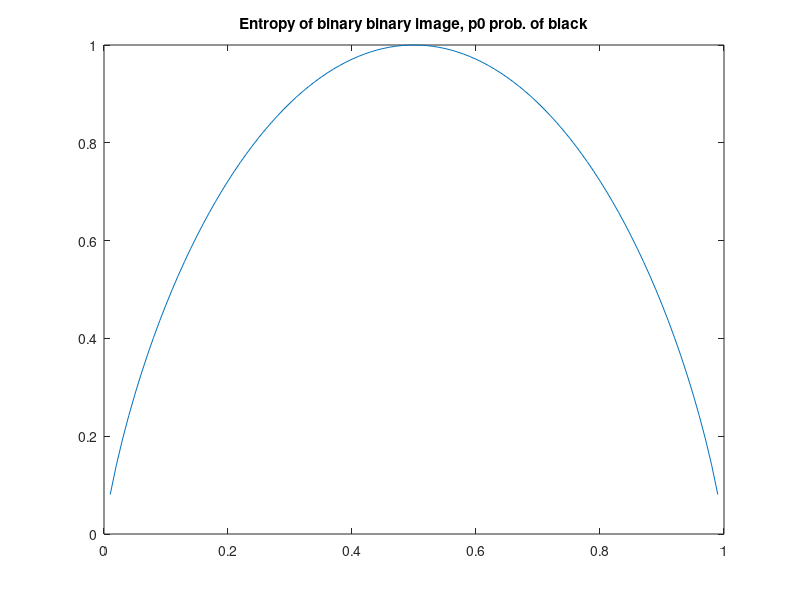

The MATLAB source for this figure:
%Entropy of BW-image
%Hka Feb. 2015

clear, close all;

%Cal. entropy and show
%Let p0 be prob of black and p1=1-p0 is prob. of white.
p0=0.01:.01:1;
H=-log2(p0).*p0-log2(1-p0).*(1-p0);
plot(p0,H);title('Entropy of binary binary image, p0 prob. of black');

%Cal. entropy for uniform discrete distribution
p=ones(1,8);
p=(1/sum(p))*p;
Hunif=sum(-log2(p).*p)
